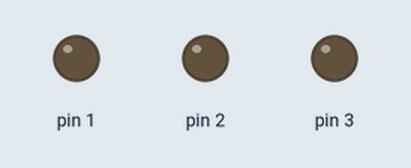
Simulated run of this sketch. Board: Arduino Uno, built with avr-gcc and run on an emulated ATmega328P. Shown: output pins drawn as LEDs (lit = HIGH).

Above: at 1.2 s.
At 3.0 s:
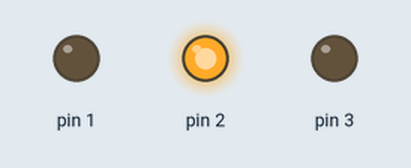
At 5.5 s:
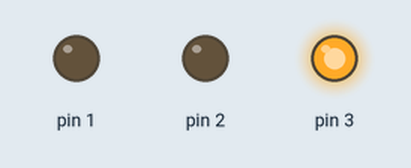
Timing chart, 0 to 9.8 s (numbered marks = the images above):
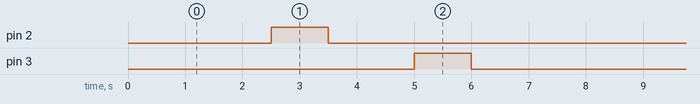

The sketch:

Blink3led.ino
```cpp
void setup() {
  pinMode(01, OUTPUT);
  pinMode(02, OUTPUT);
  pinMode(03, OUTPUT);
}
void loop() {
  digitalWrite(04, HIGH);
  delay(1000);
  digitalWrite(04, LOW);
  delay(1500);
  digitalWrite(02, HIGH);
  delay(1000);
  digitalWrite(02, LOW);
  delay(1500);
  digitalWrite(03, HIGH);
  delay(1000);
  digitalWrite(03, LOW);
  delay(1500);
}
```

Measured:
- by itself, pin 2, pin 3: alternates HIGH for 1.0 s and LOW for 6.5 s
- by itself, everything shown: repeats every 7.5 s, in 4 steps
